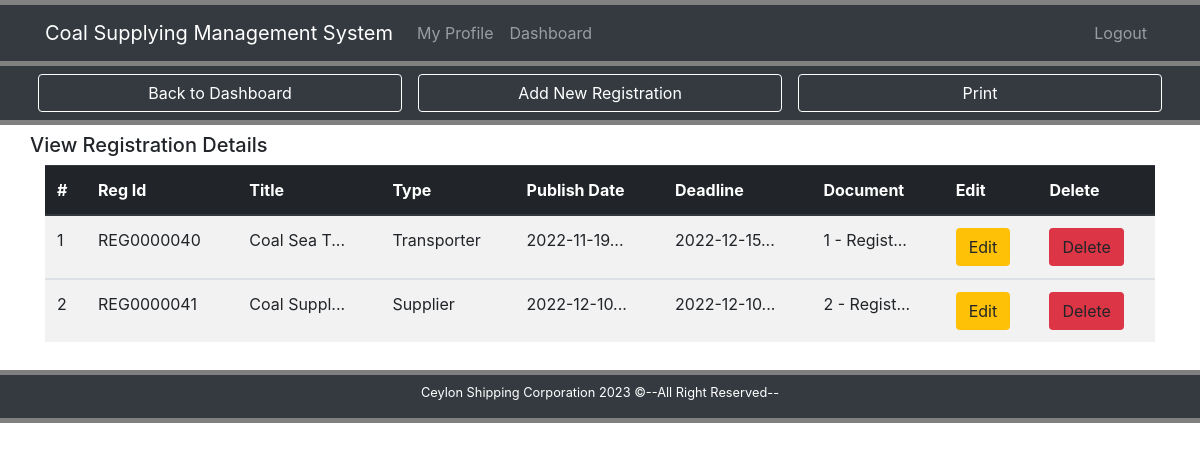
Screenshot of /viewReg.php with the database file from the repository.
### tables this page shows
CREATE TABLE `register` (
  `id` int(9) NOT NULL,
  `regId` varchar(10) DEFAULT NULL,
  `datetime` varchar(50) DEFAULT NULL,
  `title` varchar(50) DEFAULT NULL,
  `author` varchar(50) DEFAULT NULL,
  `type` varchar(50) DEFAULT NULL,
  `document` varchar(50) DEFAULT NULL,
  `deadline` varchar(50) DEFAULT NULL
);

### viewReg.php (the view, shortened to what this page needs)
<!DOCTYPE html>
<html lang="en">
<head>
	<link rel="stylesheet" href="css/bootstrap.css">
	<link rel="stylesheet" href="css/style.css">
</head>
<body>
	<div style="height:5px; background: gray;"></div>
	<nav class="navbar navbar-expand-lg bg-dark navbar-dark">
		<div class="container">
			<a href="#" class="navbar-brand">Coal Supplying Management System</a>
			<div class="collapse navbar-collapse" id="navbarcollapse">
			<ul class="navbar-nav mr-auto">
				<li class="nav-item">
					<a href="#" class="nav-link">My Profile</a>
				</li>
				<li class="nav-item">
					<a href="dashPManager.php" class="nav-link">Dashboard</a>
				</li>
			</ul>
			<ul class="navbar-nav">
				<li class="nav-item">
					<a href="login.php" class="nav-link">Logout</a>
				</li>
			</ul>
			</div>
		</div>
	</nav>
	<div style="height:5px; background: gray;"></div>
	<header class="text-white bg-dark">
		<div class="container">
			<div class="row">
				<div class="col-lg-4 p-2">
					<a href="dashPManager.php" class="btn btn-dark btn-block" style="border-color:white;">Back to Dashboard</a>
				</div>
				<div class="col-lg-4 p-2">
					<a href="addReg.php" class="btn btn-dark btn-block" style="border-color:white;">Add New Registration</a>
				</div>
				<div class="col-lg-4 p-2">
					<form class="" action="viewReg.php" method="Post" enctype="multipart/form-data">
						<button type="print" style="border-color:white;" name="print" id="print" class="btn btn-dark btn-block">Print</button>
					</form>
				</div>
			</div>
		</div>
	</header>
	<div style="height:5px; background: gray;"></div>
	<section class="container py-2 mb-1">
		<div class="row">
			<div class="row">
				<div class="col-md-12">
					<h5 class="text-center">View Registration Details</h5>
				</div>
			</div>
			<div class="col-lg-12">
				<table class="table table-striped table-hover">
					<thead class="thead-dark">
					<tr>
						<th>#</th>
						<th>Reg Id</th>
						<th>Title</th>
						<th>Type</th>
						<th>Publish Date</th>
						<th>Deadline</th>
						<th>Document</th>
						<th>Edit</th>
						<th>Delete</th>
					</tr>
					</thead>
					<?php
					global $ConnectingDB;
					$sql = "SELECT * FROM register";
					$stmt = $ConnectingDB->query($sql);
					$sr=0;
					while ($dataRaws = $stmt->fetch()) {
						$id = $dataRaws["id"];
						$regId = $dataRaws["regId"];
						$title = $dataRaws["title"];
						$type = $dataRaws["type"];
						$datetime = $dataRaws["datetime"];
						$deadline = $dataRaws["deadline"];
						$document = $dataRaws["document"];
						$sr++;
					?>
					<tbody>
					<tr>
						<td><?php echo $sr; ?></td>
						<td><?php echo $regId; ?></td>
						<td><?php if (strlen($title)>15){$title = substr($title,0,10).'...';}
						 	echo $title; ?></td>
						<td><?php echo $type; ?></td>
						<td><?php if (strlen($datetime)>15){$datetime = substr($datetime,0,10).'...';}
						 	echo $datetime; ?></td>
						<td><?php if (strlen($deadline)>15){$deadline = substr($deadline,0,10).'...';}
						 	echo $deadline; ?></td>
						<td><?php if (strlen($document)>15){$document = substr($document,0,10).'...';}
						 	echo $document; ?></td>
						<td><a href="editReg.php?id=<?php echo $id; ?>"><span class="btn bg-warning">Edit</span></a></td>
						<td><a href="deleteReg.php?id=<?php echo $id; ?>"><span class="btn bg-danger">Delete</span></a></td>
					</tr>
					<tbody>
					<?php } ?>
				</table>
			</div>
		</div>
	</section>
	<div style="height:5px; background: gray;"></div>
	<footer class="bg-dark text-white">
		<div class="container">
			<div class="row pt-2">
				<div class="col">
					<p class="lead text-center small">Ceylon Shipping Corporation <span id="year"></span> &copy;--All Right Reserved--</p>
				</div>
			</div>
		</div>
	</footer>
	<div style="height:5px; background: gray;"></div>
</body>
</html>

### rows the page displays
register: regId "REG0000040", title "Coal Sea T...", type "Transporter", datetime "2022-11-19...", deadline "2022-12-15...", document "1 - Regist..."
register: regId "REG0000041", title "Coal Suppl...", type "Supplier", datetime "2022-12-10...", deadline "2022-12-10...", document "2 - Regist..."
